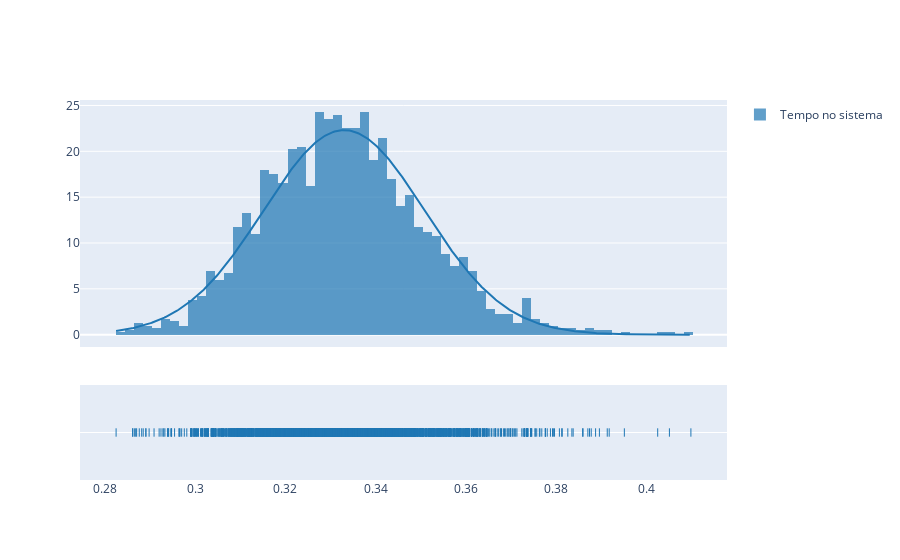

The notebook cell this image was saved under:
### Code cell
hist_data = [data]
group_labels = ['Tempo no sistema']

fig = ff.create_distplot(hist_data, group_labels, curve_type='normal', bin_size=0.002)
fig.show()

### Figure 1 — Plotly figure (JSON) as saved in the notebook; plotly's stock layout.template omitted (floating-point values rounded to 4 significant figures; data arrays with more than 128 entries replaced by an {"elided": "..."} marker saying what was removed)
{"data": [{"autobinx": false, "histnorm": "probability density", "legendgroup": "Tempo no sistema", "marker": {"color": "rgb(31, 119, 180)"}, "name": "Tempo no sistema", "opacity": 0.7, "type": "histogram", "x": {"elided": "2000 float values"}, "xaxis": "x", "xbins": {"end": 0.4099, "size": 0.002, "start": 0.2825}, "yaxis": "y"}, {"legendgroup": "Tempo no sistema", "marker": {"color": "rgb(31, 119, 180)"}, "mode": "lines", "name": "Tempo no sistema", "showlegend": false, "type": "scatter", "x": {"elided": "500 float values"}, "xaxis": "x", "y": {"elided": "500 float values"}, "yaxis": "y"}, {"legendgroup": "Tempo no sistema", "marker": {"color": "rgb(31, 119, 180)", "symbol": "line-ns-open"}, "mode": "markers", "name": "Tempo no sistema", "showlegend": false, "type": "scatter", "x": {"elided": "2000 float values"}, "xaxis": "x", "y": {"elided": "2000 str values"}, "yaxis": "y2"}], "layout": {"barmode": "overlay", "hovermode": "closest", "legend": {"traceorder": "reversed"}, "xaxis": {"anchor": "y2", "domain": [0, 1], "zeroline": false}, "yaxis": {"anchor": "free", "domain": [0.35, 1], "position": 0}, "yaxis2": {"anchor": "x", "domain": [0, 0.25], "dtick": 1, "showticklabels": false}}}
